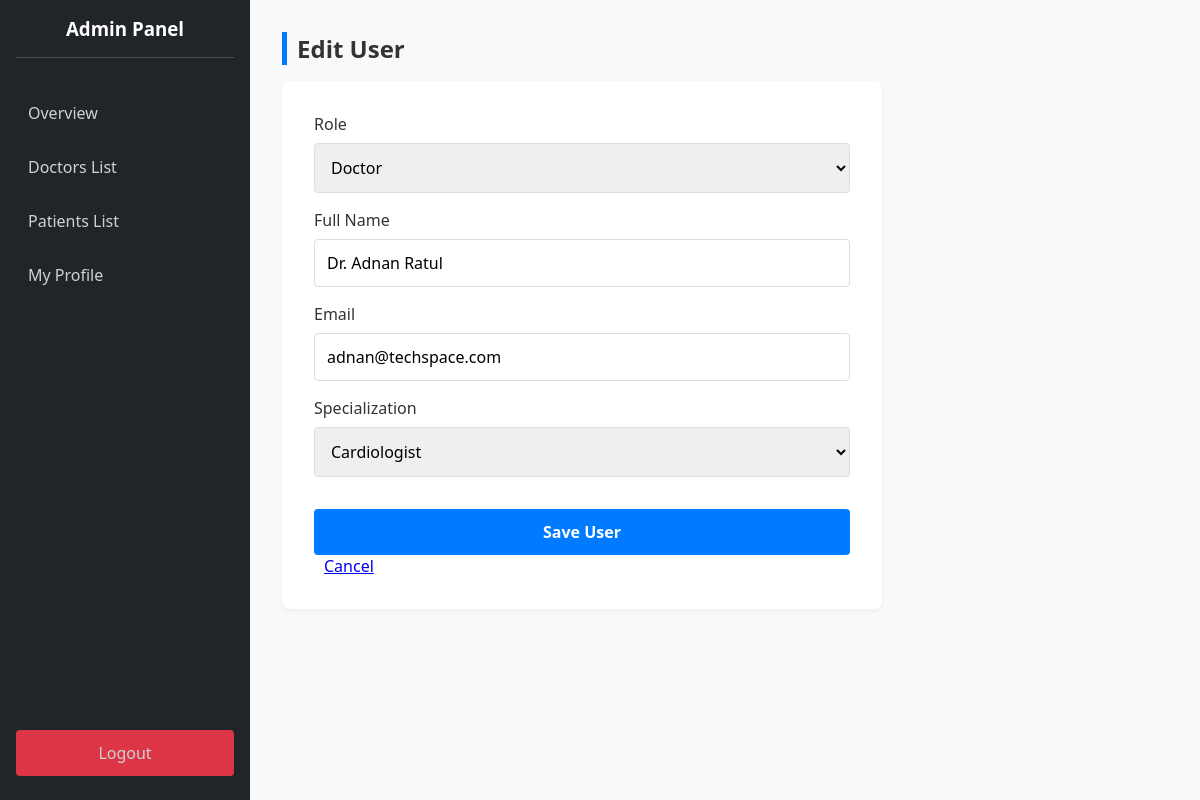
The page /index.php?action=admin_user_form&id=2 (signed in) on the database its author committed.
### tables this page shows
CREATE TABLE `users` (
  `user_id` int(11) NOT NULL,
  `full_name` varchar(100) NOT NULL,
  `email` varchar(100) NOT NULL,
  `password_hash` varchar(255) NOT NULL,
  `role` enum('admin','doctor','patient') NOT NULL,
  `created_at` timestamp NOT NULL DEFAULT current_timestamp(),
  `is_approved` tinyint(1) DEFAULT 1
);

CREATE TABLE `doctor_profiles` (
  `profile_id` int(11) NOT NULL,
  `user_id` int(11) DEFAULT NULL,
  `specialization` varchar(100) NOT NULL,
  `bio` text DEFAULT NULL,
  `phone` varchar(20) DEFAULT NULL
);

### controllers/AdminController.php (called while the page is built, shortened)
<?php
require_once 'models/User.php';
class AdminController {
    public function manageUser() {
        $userModel = new User();
        $user = null;
        if (isset($_GET['id'])) {
            $user = $userModel->getUserById($_GET['id']);
        }
        include 'views/admin_user_form.php';
    }
}
?>

### models/User.php (called while the page is built, shortened)
<?php
require_once 'config/Database.php';
class User {
    private $conn;
    private $table = 'users';
    public function __construct() {
        $database = new Database();
        $this->conn = $database->getConnection();
    }
    public function getUserById($user_id) {
        $query = "SELECT u.*, p.specialization
                  FROM " . $this->table . " u
                  LEFT JOIN doctor_profiles p ON u.user_id = p.user_id
                  WHERE u.user_id = :id";
        $stmt = $this->conn->prepare($query);
        $stmt->bindParam(':id', $user_id);
        $stmt->execute();
        return $stmt->fetch(PDO::FETCH_ASSOC);
    }
}
?>

### config/Database.php (called while the page is built, shortened)
<?php
class Database {
    private $host = "localhost";
    private $db_name = "scheduler_db";
    private $username = "root";
    private $password = "";
    public function getConnection() {
        $this->conn = null;
        try {
            $this->conn = new PDO("mysql:host=" . $this->host . ";dbname=" . $this->db_name, $this->username, $this->password);
            $this->conn->setAttribute(PDO::ATTR_ERRMODE, PDO::ERRMODE_EXCEPTION);
        } catch(PDOException $exception) {
            echo "Connection error: " . $exception->getMessage();
        }
        return $this->conn;
    }
}
?>

### views/admin_user_form.php (the view, shortened to what this page needs)
<!DOCTYPE html>
<html lang="en">
<head>
    <link rel="stylesheet" href="assets/css/style.css">
</head>
<body>
    <div class="dashboard-container">
        <div class="sidebar">
            <h3>Admin Panel</h3>
            <a href="index.php?action=dashboard_admin">Overview</a>
            <a href="index.php?action=admin_doctors" class="<?php echo (isset($_GET['role']) && $_GET['role']=='doctor') ? 'active' : ''; ?>">Doctors List</a>
            <a href="index.php?action=admin_patients" class="<?php echo (isset($_GET['role']) && $_GET['role']=='patient') ? 'active' : ''; ?>">Patients List</a>
            <a href="index.php?action=profile">My Profile</a>
            <a href="index.php?action=logout" class="logout-btn">Logout</a>
        </div>
        <div class="main-content">
            <h2 class="section-title"><?php echo $user ? 'Edit User' : 'Add New User'; ?></h2>
            <div class="dashboard-form-container">
                <form action="index.php?action=admin_user_form" method="POST">
                    <div class="form-group">
                        <label>Role</label>
                        <select name="role" id="roleSelect" class="form-control" onchange="toggleSpec()" required>
                            <option value="doctor" <?php echo (isset($_GET['role']) && $_GET['role']=='doctor') || ($user && $user['role']=='doctor') ? 'selected' : ''; ?>>Doctor</option>
                        </select>
                    </div>
                    <div class="form-group">
                        <label>Full Name</label>
                        <input type="text" name="name" class="form-control" value="<?php echo $user['full_name'] ?? ''; ?>" required>
                    </div>
                    <div class="form-group">
                        <label>Email</label>
                        <input type="email" name="email" class="form-control" value="<?php echo $user['email'] ?? ''; ?>" required>
                    </div>
                    <div class="form-group" id="specDiv" style="display:none;">
                        <label>Specialization</label>
                        <select name="specialization" class="form-control">
                            <?php
                                $specs = ['General Physician', 'Cardiologist', 'Dermatologist', 'Neurologist', 'Orthopedic'];
                                foreach($specs as $s) {
                                    $selected = ($user && isset($user['specialization']) && $user['specialization'] == $s) ? 'selected' : '';
                                    echo "<option value='$s' $selected>$s</option>";
                                }
                            ?>
                        </select>
                    </div>
                    <button type="submit" class="btn-primary">Save User</button>
                    <?php
                        $backLink = 'index.php?action=dashboard_admin';
                    ?>
                    <a href="<?php echo $backLink; ?>" style="margin-left: 10px;">Cancel</a>
                </form>
            </div>
        </div>
    </div>
</body>
</html>

### assets/css/style.css (style rules this page uses)
* { margin: 0; padding: 0; box-sizing: border-box; font-family: 'Segoe UI', Tahoma, Geneva, Verdana, sans-serif; }
body { background-color: #f0f2f5; display: flex; justify-content: center; align-items: center; height: 100vh; }
.form-group { margin-bottom: 1rem; text-align: left; }
.form-group label { display: block; margin-bottom: 0.5rem; color: #333; font-weight: 500; }
.form-control { width: 100%; padding: 0.75rem; border: 1px solid #ddd; border-radius: 4px; font-size: 1rem; transition: border-color 0.2s; }
.btn-primary { width: 100%; padding: 0.75rem; background-color: #007bff; color: white; border: none; border-radius: 4px; font-size: 1rem; cursor: pointer; font-weight: 600; margin-top: 1rem; }
.dashboard-container { display: flex; width: 100%; height: 100vh; }
.sidebar { width: 250px; background-color: #343a40; color: white; display: flex; flex-direction: column; padding: 1rem; }
.sidebar h3 { text-align: center; margin-bottom: 2rem; padding-bottom: 1rem; border-bottom: 1px solid #495057; }
.sidebar a { color: #cfd2d6; text-decoration: none; padding: 0.75rem; margin-bottom: 0.5rem; border-radius: 4px; transition: background 0.2s; }
.logout-btn { margin-top: auto; background-color: #dc3545; text-align: center; }
.main-content { flex: 1; background-color: #f8f9fa; padding: 2rem; overflow-y: auto; }
.section-title { margin-bottom: 1rem; color: #333; border-left: 5px solid #007bff; padding-left: 10px; }

### views/admin_user_form.php (style rules this page uses)
.dashboard-form-container { max-width: 600px; background: white; padding: 2rem; border-radius: 8px; box-shadow: 0 2px 5px rgba(0,0,0,0.05); }
.sidebar { background-color: #212529; }
body { display: block; }

### rows shown on the page
users: role "Doctor"
doctor_profiles: name "Dr. Adnan Ratul", email "adnan@techspace.com"

### other values the page prints
form field specialization "Cardiologist"
